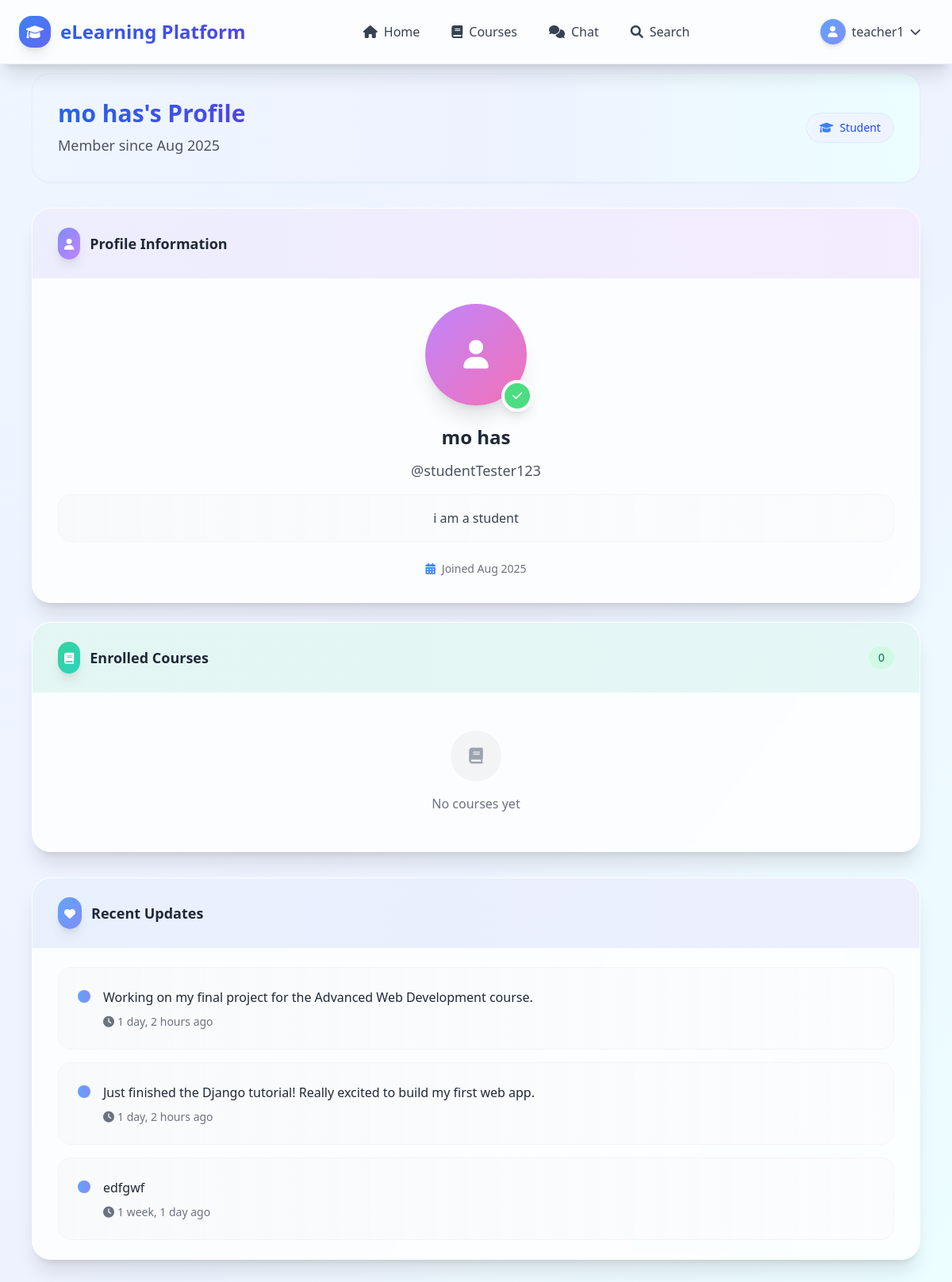
Page /profile/studentTester123/ (signed in) on the committed database.
### users/models.py (models this page shows, shortened)
class User(AbstractUser):
    USER_TYPE_CHOICES = (
        ('student', 'Student'),
        ('teacher', 'Teacher'),
    )
    user_type = models.CharField(max_length=10, choices=USER_TYPE_CHOICES, default='student')
    profile_picture = models.ImageField(upload_to='profile_pics/', null=True, blank=True)
    bio = models.TextField(max_length=500, blank=True)
    date_of_birth = models.DateField(null=True, blank=True)
    phone_number = models.CharField(max_length=15, blank=True)
    is_blocked = models.BooleanField(default=False)
    blocked_at = models.DateTimeField(null=True, blank=True)
    blocked_by = models.ForeignKey('self', on_delete=models.SET_NULL, null=True, blank=True, related_name='blocked_users')
    def is_teacher(self):
        return self.user_type == 'teacher'
    def is_student(self):
        return self.user_type == 'student'

class StatusUpdate(models.Model):
    user = models.ForeignKey(User, on_delete=models.CASCADE, related_name='status_updates')
    content = models.TextField(max_length=500)
    created_at = models.DateTimeField(auto_now_add=True)
    updated_at = models.DateTimeField(auto_now=True)
    class Meta:
        ordering = ['-created_at']

### users/views.py (the view)
# urls.py: path('profile/<str:username>/', views.user_profile, name='user_profile'),
@login_required
def user_profile(request, username):
    user = get_object_or_404(User, username=username)
    status_updates = StatusUpdate.objects.filter(user=user).order_by('-created_at')
    if request.user.is_student():
        enrolled_courses = user.profile.courses_enrolled.all()
    else:
        enrolled_courses = Course.objects.filter(teacher=user)
    context = {
        'profile_user': user,
        'status_updates': status_updates,
        'enrolled_courses': enrolled_courses,
    }
    return render(request, 'users/profile.html', context)

### users/context_processors.py (called while the page is built)
def notification_count(request):
    if request.user.is_authenticated:
        unread_count = request.user.notifications.filter(is_read=False).count()
        return {'unread_notifications_count': unread_count}
    return {'unread_notifications_count': 0}

### templates/users/profile.html (shortened to what this page needs)
{% extends 'base.html' %}
{% block content %}
<div class="mb-8">
  <div class="bg-gradient-to-r from-blue-50 via-indigo-50 to-cyan-50 rounded-3xl p-8 border border-blue-100/50 shadow-sm">
    <div class="flex items-center justify-between">
      <div>
        <h1 class="text-3xl font-bold bg-gradient-to-r from-blue-600 to-indigo-600 bg-clip-text text-transparent">
        </h1>
        <p class="text-gray-600 mt-2 text-lg">Member since {{ profile_user.date_joined|date:"M Y" }}</p>
      </div>
      <div class="flex items-center space-x-3">
        <div class="inline-flex items-center px-4 py-2 bg-gradient-to-r from-blue-50 to-indigo-50 rounded-full border border-blue-100">
          <i class="fas fa-graduation-cap text-blue-500 text-sm mr-2"></i>
          <span class="text-blue-700 font-medium text-sm">{{ profile_user.get_user_type_display }}</span>
        </div>
      </div>
    </div>
  </div>
</div>
<div class="grid grid-cols-1 xl:grid-cols-12 gap-8">
  <div class="xl:col-span-4 space-y-6">
    <div class="bg-white/80 backdrop-blur-sm rounded-3xl shadow-xl border border-white/20 overflow-hidden hover:shadow-2xl transition-all duration-300 hover:scale-[1.02]">
      <div class="bg-gradient-to-r from-indigo-500/10 to-purple-500/10 px-8 py-6">
        <div class="flex items-center space-x-3">
          <div class="p-2 bg-gradient-to-br from-indigo-400 to-purple-400 rounded-2xl shadow-lg">
            <i class="fas fa-user text-white text-sm"></i>
          </div>
          <h3 class="font-bold text-gray-800 text-lg">Profile Information</h3>
        </div>
      </div>
      <div class="px-8 py-8 text-center">
        {% if profile_user.profile_picture %}
        <div class="relative inline-block mb-6">
          <img src="{{ profile_user.profile_picture.url }}" class="w-32 h-32 rounded-full object-cover mx-auto shadow-xl ring-4 ring-purple-100">
          <div class="absolute -bottom-2 -right-2 w-10 h-10 bg-green-400 rounded-full border-4 border-white shadow-lg flex items-center justify-center">
            <i class="fas fa-check text-white text-sm"></i>
          </div>
        </div>
        {% else %}
        <div class="relative inline-block mb-6">
          <div class="w-32 h-32 rounded-full bg-gradient-to-br from-purple-400 to-pink-400 mx-auto shadow-xl flex items-center justify-center">
            <i class="fas fa-user text-white text-4xl"></i>
          </div>
          <div class="absolute -bottom-2 -right-2 w-10 h-10 bg-green-400 rounded-full border-4 border-white shadow-lg flex items-center justify-center">
            <i class="fas fa-check text-white text-sm"></i>
          </div>
        </div>
        {% endif %}
        <h4 class="text-2xl font-bold text-gray-800 mb-3">{{ profile_user.get_full_name|default:profile_user.username }}</h4>
        <p class="text-gray-600 text-lg mb-4">@{{ profile_user.username }}</p>
        {% if profile_user.bio %}
        <div class="p-4 bg-gradient-to-r from-gray-50 to-gray-50/50 rounded-2xl border border-gray-100 mb-6">
          <p class="text-gray-700 leading-relaxed">{{ profile_user.bio }}</p>
        </div>
        {% endif %}
        <div class="flex items-center justify-center text-sm text-gray-500 space-x-4">
          <div class="flex items-center">
            <i class="fas fa-calendar-alt mr-2 text-blue-500"></i>
            <span>Joined {{ profile_user.date_joined|date:"M Y" }}</span>
          </div>
        </div>
      </div>
    </div>
    <div class="bg-white/80 backdrop-blur-sm rounded-3xl shadow-xl border border-white/20 overflow-hidden hover:shadow-2xl transition-all duration-300">
      <div class="bg-gradient-to-r from-emerald-500/10 to-teal-500/10 px-8 py-6">
        <div class="flex items-center justify-between">
          <div class="flex items-center space-x-3">
            <div class="p-2 bg-gradient-to-br from-emerald-400 to-teal-400 rounded-2xl shadow-lg">
              <i class="fas fa-book text-white text-sm"></i>
            </div>
            <h3 class="font-bold text-gray-800 text-lg">
              {% if profile_user.is_student %}Enrolled Courses{% else %}Teaching Courses{% endif %}
            </h3>
          </div>
          <span class="bg-emerald-100 text-emerald-700 px-3 py-1 rounded-full text-sm font-medium">{{ enrolled_courses|length }}</span>
        </div>
      </div>
      <div class="px-8 py-6">
        {% if enrolled_courses %}
        <div class="space-y-3">
          {% for course in enrolled_courses %}
          <div class="group">
            <a href="{% url 'course_detail' course.id %}" class="block p-4 bg-gradient-to-r from-gray-50 to-gray-50/50 rounded-2xl border border-gray-100 hover:border-emerald-200 hover:shadow-md transition-all duration-300 hover:scale-[1.02]">
              <div class="flex items-center space-x-3">
                <div class="w-3 h-3 bg-gradient-to-r from-emerald-400 to-teal-400 rounded-full"></div>
                <h4 class="font-semibold text-gray-800 group-hover:text-emerald-600 transition-colors">{{ course.title }}</h4>
              </div>
            </a>
          </div>
          {% endfor %}
        </div>
        {% else %}
        <div class="text-center py-6">
          <div class="w-16 h-16 bg-gray-100 rounded-full mx-auto mb-4 flex items-center justify-center">
            <i class="fas fa-book text-gray-400 text-xl"></i>
          </div>
          <p class="text-gray-500">No courses yet</p>
        </div>
        {% endif %}
      </div>
    </div>
  </div>
  <div class="xl:col-span-8">
    <div class="bg-white/80 backdrop-blur-sm rounded-3xl shadow-xl border border-white/20 overflow-hidden hover:shadow-2xl transition-all duration-300">
      <div class="bg-gradient-to-r from-blue-500/10 to-indigo-500/10 px-8 py-6">
        <div class="flex items-center space-x-3">
          <div class="p-2 bg-gradient-to-br from-blue-400 to-indigo-400 rounded-2xl shadow-lg">
            <i class="fas fa-heart text-white text-sm"></i>
          </div>
          <h3 class="font-bold text-gray-800 text-lg">Recent Updates</h3>
        </div>
      </div>
      <div class="px-8 py-6">
        {% if status_updates %}
        <div class="space-y-4">
          {% for update in status_updates %}
          <div class="p-6 bg-gradient-to-r from-gray-50 to-gray-50/50 rounded-2xl border border-gray-100 hover:border-blue-200 hover:shadow-md transition-all duration-300">
            <div class="flex items-start space-x-4">
              <div class="w-4 h-4 bg-gradient-to-r from-blue-400 to-indigo-400 rounded-full mt-1 flex-shrink-0"></div>
              <div class="flex-1">
                <p class="text-gray-800 leading-relaxed">{{ update.content }}</p>
                <p class="text-sm text-gray-500 mt-2 flex items-center">
                  <i class="fas fa-clock mr-1"></i>
                  {{ update.created_at|timesince }} ago
                </p>
              </div>
            </div>
          </div>
          {% endfor %}
        </div>
        {% endif %}
      </div>
    </div>
  </div>
</div>
{% endblock %}

### templates/base.html (shortened to what this page needs)
<!DOCTYPE html>
<html lang="en">
  <head>
    <script src="https://cdn.tailwindcss.com"></script>
    <link
      href="https://cdnjs.cloudflare.com/ajax/libs/font-awesome/6.0.0/css/all.min.css"
      rel="stylesheet"
    />
  </head>
  <body class="bg-gradient-to-br from-blue-50 via-indigo-50 to-cyan-50 min-h-screen pt-[60px]">
    <nav class="bg-white/80 backdrop-blur-md shadow-xl border-b border-blue-100/50 fixed w-full top-0" style="z-index: 100;">
      <div class="max-w-7xl mx-auto px-6">
        <div class="flex justify-between h-20">
          <div class="flex items-center">
            <a
              href="{% url 'home' %}"
              class="flex items-center bg-gradient-to-r from-blue-600 to-indigo-600 bg-clip-text text-transparent font-bold text-2xl hover:from-blue-700 hover:to-indigo-700 transition-all duration-300"
            >
              <div class="w-10 h-10 bg-gradient-to-br from-blue-500 to-indigo-500 rounded-2xl flex items-center justify-center mr-3 shadow-lg">
                <i class="fas fa-graduation-cap text-white text-lg"></i>
              </div>
            </a>
          </div>
          <div class="hidden md:flex items-center space-x-2">
            <a
              href="{% url 'home' %}"
              class="px-4 py-2 text-gray-700 hover:text-blue-600 hover:bg-blue-50 rounded-2xl transition-all duration-300 font-medium"
            >
              <i class="fas fa-home mr-2"></i>Home
            </a>
            <a
              href="{% url 'course_list' %}"
              class="px-4 py-2 text-gray-700 hover:text-blue-600 hover:bg-blue-50 rounded-2xl transition-all duration-300 font-medium"
            >
              <i class="fas fa-book mr-2"></i>Courses
            </a>
            <a
              href="{% url 'chat_list' %}"
              class="px-4 py-2 text-gray-700 hover:text-blue-600 hover:bg-blue-50 rounded-2xl transition-all duration-300 font-medium"
            >
              <i class="fas fa-comments mr-2"></i>Chat
            </a>
            {% if user.is_teacher %}
            <a
              href="{% url 'search_users' %}"
              class="px-4 py-2 text-gray-700 hover:text-blue-600 hover:bg-blue-50 rounded-2xl transition-all duration-300 font-medium"
            >
              <i class="fas fa-search mr-2"></i>Search
            </a>
            {% endif %}
          </div>
          <div class="hidden md:flex items-center">
            {% if user.is_authenticated %}
            <div class="relative group">
              <button
                class="flex items-center px-4 py-2 text-gray-700 hover:text-blue-600 hover:bg-blue-50 rounded-2xl focus:outline-none transition-all duration-300 font-medium"
              >
                <div class="w-8 h-8 bg-gradient-to-br from-blue-400 to-indigo-400 rounded-full flex items-center justify-center mr-2 shadow-md">
                  <i class="fas fa-user text-white text-sm"></i>
                </div>
                {{ user.username }}
                <i class="fas fa-chevron-down ml-2 text-sm"></i>
              </button>
            </div>
            {% endif %}
          </div>
        </div>
      </div>
    </nav>
    <main class="max-w-7xl mx-auto  py-8 px-6 sm:px-8 lg:px-10 z-0">
       {% block content %}{% endblock %}
    </main>
  </body>
</html>

### rows in the picture
User: username "teacher1"
User: date_joined "Aug 2025", user_type "Student", get_full_name "mo has", username "studentTester123", bio "i am a student"
StatusUpdate: content "Working on my final project for the Advanced Web Development course.", created_at "1 day, 2 hours"
StatusUpdate: content "Just finished the Django tutorial! Really excited to build my first web app.", created_at "1 day, 2 hours"
StatusUpdate: content "edfgwf", created_at "1 week, 1 day"

### other values in the picture
{{ enrolled_courses|length }} "0"
